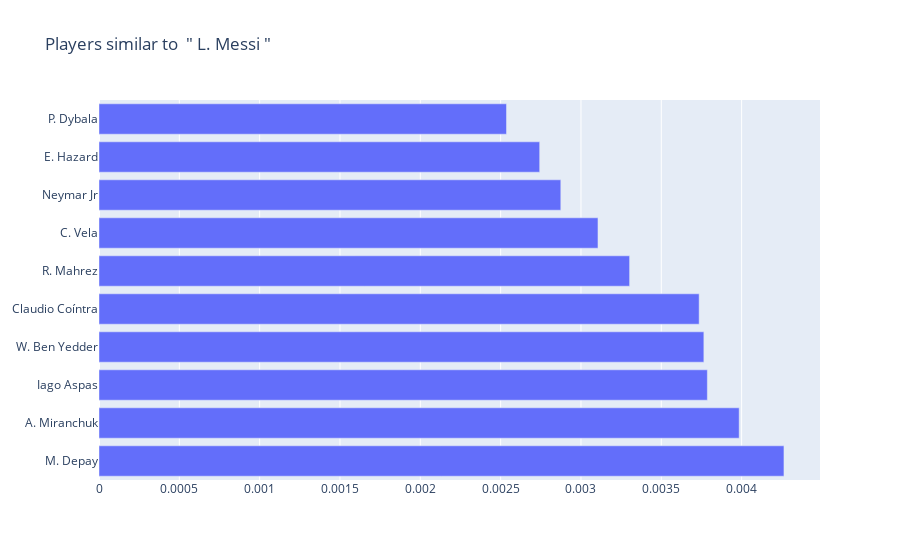

Notebook source saved alongside this figure:
### Code cell
similar_player(similar_df, dist_df, '158023')

### Figure 1 — Plotly figure (JSON) as saved in the notebook; plotly's stock layout.template omitted (floating-point values rounded to 4 significant figures)
{"data": [{"orientation": "h", "type": "bar", "x": [0.004264, 0.003985, 0.003787, 0.003765, 0.003736, 0.003303, 0.003106, 0.002874, 0.002743, 0.002537], "y": ["M. Depay", "A. Miranchuk", "Iago Aspas", "W. Ben Yedder", "Claudio Coíntra", "R. Mahrez", "C. Vela", "Neymar Jr", "E. Hazard", "P. Dybala"]}], "layout": {"title": {"text": "Players similar to  \" L. Messi \""}}}
